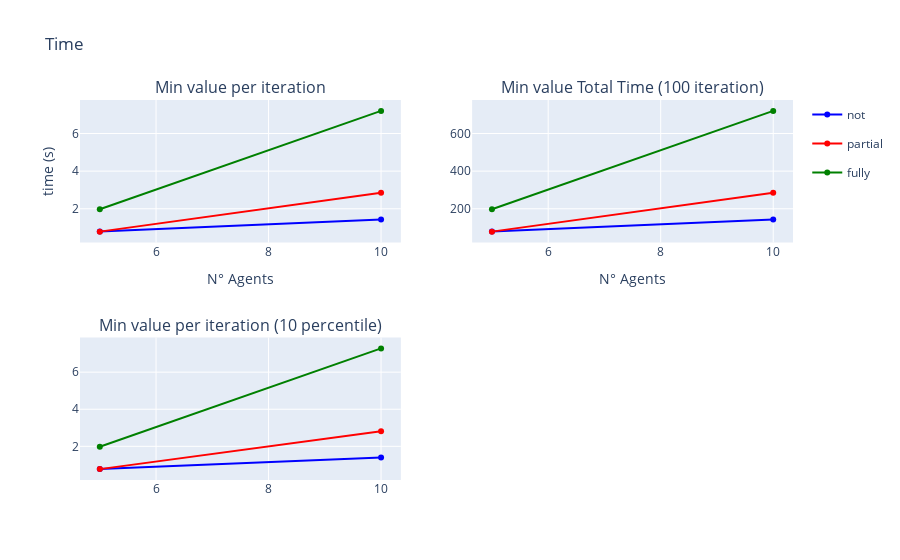

The code cell stored with this chart in its notebook:
### Markdown cell above
### Total Time - Min time per iteration

### Code cell
fig = make_subplots(rows=2, cols=2, subplot_titles=("Min value per iteration", "Min value Total Time (100 iteration)", "Min value per iteration (10 percentile)"))

fig.add_trace(go.Scatter(x=to_plot_tot_min_mean.index, y=to_plot_tot_min_mean['not'], name='not', legendgroup='not', line=dict(color='blue')), row=1, col=1)
fig.add_trace(go.Scatter(x=to_plot_tot_min_mean.index, y=to_plot_tot_min_mean['partial'], name = 'partial', legendgroup='partial', line=dict(color='red')), row=1, col=1)
fig.add_trace(go.Scatter(x=to_plot_tot_min_mean.index, y=to_plot_tot_min_mean['fully'], name='fully', legendgroup='fully', line=dict(color='green')), row=1, col=1)

fig.add_trace(go.Scatter(x=to_plot_tot_min_sum.index, y=to_plot_tot_min_sum['not'], name='not', legendgroup='not', line=dict(color='blue'), showlegend=False), row=1, col=2)
fig.add_trace(go.Scatter(x=to_plot_tot_min_sum.index, y=to_plot_tot_min_sum['partial'], name='partial', legendgroup='partial', line=dict(color='red'), showlegend=False), row=1, col=2)
fig.add_trace(go.Scatter(x=to_plot_tot_min_sum.index, y=to_plot_tot_min_sum['fully'], name='fully', legendgroup='fully', line=dict(color='green'), showlegend=False), row=1, col=2)

fig.add_trace(go.Scatter(x=to_plot_tot_min_mean_percentile.index, y=to_plot_tot_min_mean_percentile['not'], name='not', legendgroup='not', line=dict(color='blue'), showlegend=False), row=2, col=1)
fig.add_trace(go.Scatter(x=to_plot_tot_min_mean_percentile.index, y=to_plot_tot_min_mean_percentile['partial'], name = 'partial', legendgroup='partial', line=dict(color='red'), showlegend=False), row=2, col=1)
fig.add_trace(go.Scatter(x=to_plot_tot_min_mean_percentile.index, y=to_plot_tot_min_mean_percentile['fully'], name='fully', legendgroup='fully', line=dict(color='green'), showlegend=False), row=2, col=1)

fig.update_yaxes(title_text="time (s)", row=1, col=1)
fig.update_xaxes(title_text="N° Agents", row=1, col=1)
fig.update_xaxes(title_text="N° Agents", row=1, col=2)

fig.update_layout(title='Time')

fig.show()

### Figure 1 — Plotly figure (JSON) as saved in the notebook; plotly's stock layout.template omitted (floating-point values rounded to 4 significant figures)
{"data": [{"legendgroup": "not", "line": {"color": "blue"}, "name": "not", "type": "scatter", "x": [5, 10], "xaxis": "x", "y": [0.7897, 1.422], "yaxis": "y"}, {"legendgroup": "partial", "line": {"color": "red"}, "name": "partial", "type": "scatter", "x": [5, 10], "xaxis": "x", "y": [0.7838, 2.849], "yaxis": "y"}, {"legendgroup": "fully", "line": {"color": "green"}, "name": "fully", "type": "scatter", "x": [5, 10], "xaxis": "x", "y": [1.973, 7.204], "yaxis": "y"}, {"legendgroup": "not", "line": {"color": "blue"}, "name": "not", "showlegend": false, "type": "scatter", "x": [5, 10], "xaxis": "x2", "y": [78.97, 142.2], "yaxis": "y2"}, {"legendgroup": "partial", "line": {"color": "red"}, "name": "partial", "showlegend": false, "type": "scatter", "x": [5, 10], "xaxis": "x2", "y": [78.38, 284.9], "yaxis": "y2"}, {"legendgroup": "fully", "line": {"color": "green"}, "name": "fully", "showlegend": false, "type": "scatter", "x": [5, 10], "xaxis": "x2", "y": [197.3, 720.5], "yaxis": "y2"}, {"legendgroup": "not", "line": {"color": "blue"}, "name": "not", "showlegend": false, "type": "scatter", "x": [5, 10], "xaxis": "x3", "y": [0.7777, 1.403], "yaxis": "y3"}, {"legendgroup": "partial", "line": {"color": "red"}, "name": "partial", "showlegend": false, "type": "scatter", "x": [5, 10], "xaxis": "x3", "y": [0.7711, 2.808], "yaxis": "y3"}, {"legendgroup": "fully", "line": {"color": "green"}, "name": "fully", "showlegend": false, "type": "scatter", "x": [5, 10], "xaxis": "x3", "y": [1.977, 7.283], "yaxis": "y3"}], "layout": {"annotations": [{"font": {"size": 16}, "showarrow": false, "text": "Min value per iteration", "x": 0.225, "xanchor": "center", "xref": "paper", "y": 1, "yanchor": "bottom", "yref": "paper"}, {"font": {"size": 16}, "showarrow": false, "text": "Min value Total Time (100 iteration)", "x": 0.775, "xanchor": "center", "xref": "paper", "y": 1, "yanchor": "bottom", "yref": "paper"}, {"font": {"size": 16}, "showarrow": false, "text": "Min value per iteration (10 percentile)", "x": 0.225, "xanchor": "center", "xref": "paper", "y": 0.375, "yanchor": "bottom", "yref": "paper"}], "title": {"text": "Time"}, "xaxis": {"anchor": "y", "domain": [0, 0.45], "title": {"text": "N° Agents"}}, "xaxis2": {"anchor": "y2", "domain": [0.55, 1], "title": {"text": "N° Agents"}}, "xaxis3": {"anchor": "y3", "domain": [0, 0.45]}, "xaxis4": {"anchor": "y4", "domain": [0.55, 1]}, "yaxis": {"anchor": "x", "domain": [0.625, 1], "title": {"text": "time (s)"}}, "yaxis2": {"anchor": "x2", "domain": [0.625, 1]}, "yaxis3": {"anchor": "x3", "domain": [0, 0.375]}, "yaxis4": {"anchor": "x4", "domain": [0, 0.375]}}}
